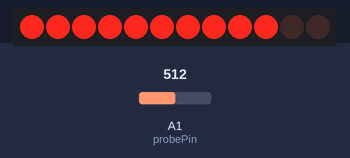
The sketch below on a simulated ATtiny85, built with avr-gcc and run on an emulated ATtiny85. On the bench: 12×1 LED matrix. Wiring (inferred from the names in the program): charlieplexed LEDs: lines PB3, PB4, PB0, PB1. Inputs (shaded band) come from the test bench; at power-on: A1 (probePin) = 512.

Above: at 1.2 s.
1.3 s: A1 (probePin) set to 5
At 1.9 s:
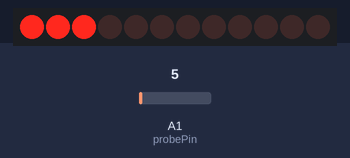
3.1 s: A1 (probePin) set to 25
At 3.35 s:
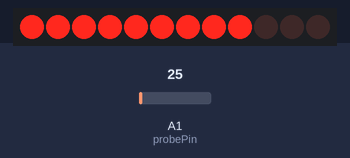
4.9 s: A1 (probePin) set to 9
At 5.6 s:
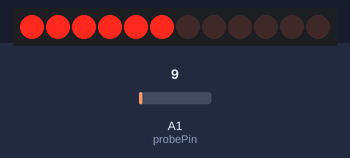
6.6 s: A1 (probePin) set to 29
At 6.7 s:
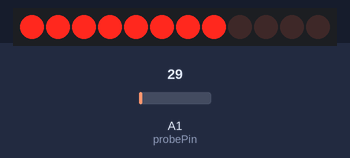
Timing chart, 0 to 9.3 s (numbered marks = the images above; inputs shaded):
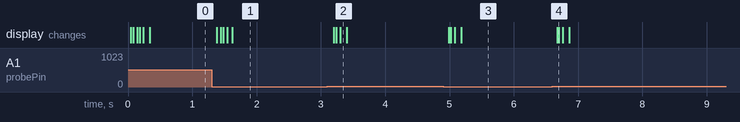

The sketch:

ATTiny85_CharlieplexEMF.ino
```cpp
/*
EMF Detector for charlieplexed ATTiny LED Bargraph v1.0
 5.12.2009
 original code/project by Aaron ALAI - aaronalai1@gmail.com
 modified for use w/ LED bargraph by Collin Cunningham - collin@makezine.com
 modified for ATTiny85 and Charlieplexed LEDs by Geoff Steele - geoffs_aus@hotmail.com

 ATTiny85 connections
 Leg  Function
 1    Reset, no connection
 2    D3 GREEN charlieplex block
 3    D4 ORANGE charlieplex block
 4    GND
 5    D0 WHITE charlieplex block
 6    D1 BLUE charlieplex block
 7    A1 probe
 8    +5V

 Tested on ATTiny85 running at 8MHz.  Utilises a 10 LED charlieplexed matrix

 */

#define NUMREADINGS 4                                // raise this number to increase data smoothing
// each block of 3 LEDs in the array is groupled by a common anode (+, long leg)
// for simplicity of wiring, using a colour code
#define GREEN 0
#define ORANGE 1
#define WHITE 2
#define BLUE 3

// pin definitions {GREEN, ORANGE, WHITE, BLUE}
const int charliePin[5] = {
  3, 4, 0, 1};

// Charlieplexed LED definitions (current flowing from-to pairs)
const int LED[20][2] = {
  {ORANGE, GREEN},                                    // 0 (GREEN GROUP)
  {WHITE, GREEN},                                     // 1
  {BLUE, GREEN},                                      // 2
  {GREEN, ORANGE},                                    // 3 (ORANGE GROUP)
  {WHITE, ORANGE},                                    // 4
  {BLUE, ORANGE},                                     // 5
  {GREEN, WHITE},                                     // 6 (WHITE GROUP)
  {ORANGE, WHITE},                                    // 7
  {BLUE, WHITE},                                      // 8
  {GREEN, BLUE},                                      // 9 (BLUE GROUP)
  {ORANGE, BLUE},                                     // 10 NOT USED (but available if you want to)
  {WHITE, BLUE},                                      // 11 NOT USED (but available if you want to)
};

// LED variables
int previous = 0;                                     // the most recent LED lit

// pin definitions
const int probePin = A1;                              // ATTiny leg 7

// constants & variables for smoothing
int smoothedValue = 0;                                // probe reading that is displayed
const int senseLimit = 15;                            // raise this number to decrease sensitivity (up to 1023 max)

// threshholds for lighting each led
const int LEDgate[10] = {50, 150, 250, 350, 450, 550, 650, 750, 850, 950};

void setup() {
}

void loop() {
  int newValue = analogRead(probePin);                // take a reading from the probe
  if (newValue > 0) {                                 // ignoring zeroes
    newValue = constrain(newValue, 1, senseLimit);      // turn any reading higher than the senseLimit value into the senseLimit value
    newValue = map(newValue, 1, senseLimit, 1, 1023);   // remap the constrained value within a 1 to 1023 range

    // generate smoothed output value
    if(newValue > smoothedValue)
      smoothedValue = smoothedValue + (newValue - smoothedValue) / NUMREADINGS;
    else
      smoothedValue = smoothedValue - (smoothedValue - newValue) / NUMREADINGS;
  }
  unsigned long loopUntil = millis() + 30;
  while(millis() <= loopUntil) {
    // drive charlieplexed bar graph
    for(int i = 0; i<10; i++)
      if (smoothedValue > LEDgate[i])  charlieON(i);  // if the value is over 50 ...light the first LED and so on ...
  }

} // rinse, repeat

// --------------------------------------------------------------------------------
// turns on LED #thisLED.  Turns off all LEDs if the value passed is out of range
//
void charlieON(int thisLED) {
  // turn off previous (reduces overhead, only switch 2 pins rather than 5)
  digitalWrite(charliePin[LED[previous][1]], LOW);   // ensure internal pull-ups aren't engaged on INPUT mode
  pinMode(charliePin[LED[previous][0]], INPUT);
  pinMode(charliePin[LED[previous][1]], INPUT);

  // turn on the one that's in focus
  if(thisLED >= 0 && thisLED <= 19) {
    pinMode(charliePin[LED[thisLED][0]], OUTPUT);
    pinMode(charliePin[LED[thisLED][1]], OUTPUT);
    digitalWrite(charliePin[LED[thisLED][0]], LOW);
    digitalWrite(charliePin[LED[thisLED][1]], HIGH);
  }
  previous = thisLED;
}

// --------------------------------------------------------------------------------
// turns off LED #thisLED.
//
void charlieOFF(int thisLED) {
  digitalWrite(charliePin[LED[thisLED][1]], LOW);   // ensure internal pull-ups aren't engaged on INPUT mode
  pinMode(charliePin[LED[thisLED][0]], INPUT);
  pinMode(charliePin[LED[thisLED][1]], INPUT);
}
```

Measured:
- after the input at 1.3 s, the display: first changes after 0.08 s (image 1 shows a later state)
- after the input at 3.1 s, the display: first changes after 0.10 s (image 2 shows a later state)
- after the input at 4.9 s, the display: first changes after 0.09 s (image 3 shows a later state)
- after the input at 6.6 s, the display: first changes after 0.08 s (image 4 shows a later state)
